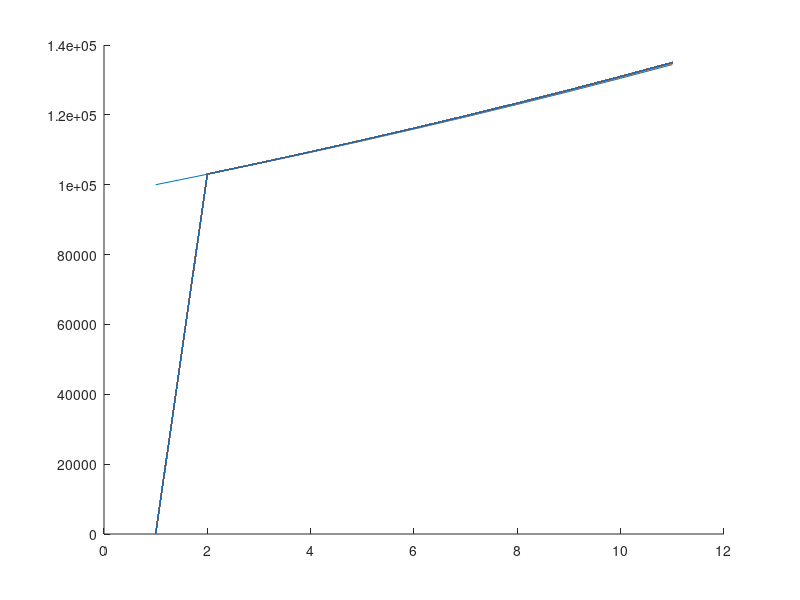

The MATLAB source for this figure:
# Nettoyage des variables et de la console 
clc;
cla;
clear all;

# Définition des variables 
capital = 100000;
taux = 0.03;
nbAnnee = 10;
nbJour = nbAnnee / 365;

# Définition du premier point de chaque résultat : correspond au capital de base 
resultat(1) = capital;
resultat6Mois(1) = capital;
resultatFrequence(1) = capital; 

# ---- point n°1 -------------------------------------------------------------------

# Calcul de l'intérêt à un taux donné pour un nombre d'années défini 
function resultat = calculInteret(capital, taux, nbAnnee)
  resultat = capital * (1+taux)^nbAnnee;  
  return
endfunction

for i=1 : nbAnnee
  resultat(i+1) = calculInteret(capital, taux, i);
endfor

# ---- point n°2 -------------------------------------------------------------------

# Calcul de l'intérêt tous les 6 mois quand on l'enlève et on remet immédiatement le capital à un taux donné
function resultat = calculInteret6Mois(capital, taux, nbAnnee)
  resultat = capital * (1+taux/2)^(nbAnnee*2);  
  return
endfunction

for i=1 : nbAnnee
  resultat6Mois(i+1) = calculInteret6Mois(capital, taux, i);
endfor

%hold on;
%plot(resultat);
%plot(resultat6Mois);
%hold off;

# différence sur le nombre d'années
resultat6Mois(nbAnnee+1) - resultat(nbAnnee+1)

# ---- point n°3 -------------------------------------------------------------------
 
# Résultat en fin d'année selon un nombre de retraits annuel
function resultat = calculInteretSelonF(capital, taux, nbAnnee, nbRetrait)
  resultat = capital * (1+(taux/nbRetrait))^(nbAnnee*nbRetrait);  
  return
endfunction

hold on

# Afficher plutôt tableau différentiel 
for i=1 : 365
  for j=1 : nbAnnee
    resultatFrequence(j+1) = calculInteretSelonF(capital, taux, j, i);
  endfor
  plot(resultatFrequence);
  resultatFrequence = 0;
endfor

hold off

# Nettoyage des variables et de la console 
clc;
# cla;
clear all;

# Définition des variables 
capital = 100000;
taux = 0.03;
nbAnnee = 10;
nbJour = nbAnnee / 365;

# Définition du premier point de chaque résultat : correspond au capital de base 
resultat(1) = capital;
resultat6Mois(1) = capital;
resultatFrequence(1) = capital; 

# ---- point n°1 -------------------------------------------------------------------

# Calcul de l'intérêt à un taux donné pour un nombre d'années défini 
function resultat = calculInteret(capital, taux, nbAnnee)
  resultat = capital * (1+taux)^nbAnnee;  
  return
endfunction

for i=1 : nbAnnee
  resultat(i+1) = calculInteret(capital, taux, i);
endfor

# ---- point n°2 -------------------------------------------------------------------

# Calcul de l'intérêt tous les 6 mois quand on l'enlève et on remet immédiatement le capital à un taux donné
function resultat = calculInteret6Mois(capital, taux, nbAnnee)
  resultat = capital * (1+taux/2)^(nbAnnee*2);  
  return
endfunction

for i=1 : nbAnnee
  resultat6Mois(i+1) = calculInteret6Mois(capital, taux, i);
endfor

%hold on;
%plot(resultat);
%plot(resultat6Mois);
%hold off;

# différence sur le nombre d'années
resultat6Mois(nbAnnee) - resultat(nbAnnee);

# ---- point n°3 -------------------------------------------------------------------
 
# Résultat en fin d'année selon un nombre de retraits annuel
function resultat = calculInteretSelonF(capital, taux, nbAnnee, nbRetrait)
  resultat = capital * (1+(taux/nbRetrait))^(nbAnnee*nbRetrait);  
  return
endfunction

# hold on

for i=1 : 365
  tabResultats(i)  = calculInteretSelonF(capital, taux, nbAnnee, i);
 # plot(resultatFrequence);
 resultatFrequence = 0;
endfor

# rows(tabResultats)

for i=1 : 365
  if  i > 1
    difference = tabResultats(i) - tabResultats(i - 1)
  endif 
  # strcat(int2str(i), ' nombre(s) de retraits au bout de ', {' '}, int2str(nbAnnee), ' donne un resultat de ', {' '}, int2str(tabResultats(i)), {' CHF '}) 
endfor

# hold off